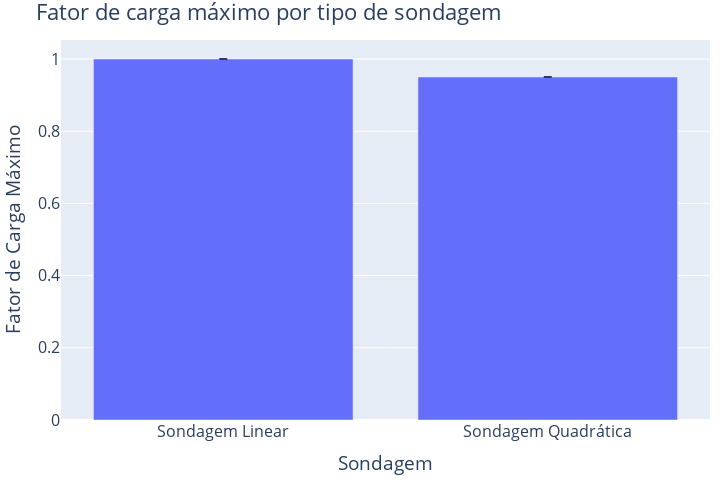

Source (notebook cell):
### Code cell
runs = experiments["in_max"].items()

# the max load_factor per run in a bar chart
stats = []
for idx, (name, dfs) in enumerate(runs):
    arr = np.array([df["load_factor"].max() for df in dfs])
    stats.append(
        {
            "Sondagem": name,
            "Fator de Carga Máximo": arr.mean(),
            "Desvio Padrão": arr.std(),
        }
    )

fig = px.bar(stats, x="Sondagem", y="Fator de Carga Máximo", error_y="Desvio Padrão",)
fig.update_layout(title="Fator de carga máximo por tipo de sondagem", **layout_settings)
fig.show()

### Figure 1 — Plotly figure (JSON) as saved in the notebook; plotly's stock layout.template omitted (floating-point values rounded to 4 significant figures)
{"data": [{"alignmentgroup": "True", "error_y": {"array": [0, 0]}, "hovertemplate": "Sondagem=%{x}<br>Fator de Carga Máximo=%{y}<extra></extra>", "legendgroup": "", "marker": {"color": "#636efa", "pattern": {"shape": ""}}, "name": "", "offsetgroup": "", "orientation": "v", "showlegend": false, "textposition": "auto", "type": "bar", "x": ["Sondagem Linear", "Sondagem Quadrática"], "xaxis": "x", "y": [1, 0.95], "yaxis": "y"}], "layout": {"barmode": "relative", "font": {"size": 16}, "height": 480, "legend": {"tracegroupgap": 0}, "margin": {"b": 10, "l": 10, "r": 10, "t": 40}, "title": {"text": "Fator de carga máximo por tipo de sondagem"}, "width": 720, "xaxis": {"anchor": "y", "domain": [0, 1], "title": {"text": "Sondagem"}}, "yaxis": {"anchor": "x", "domain": [0, 1], "title": {"text": "Fator de Carga Máximo"}}}}
